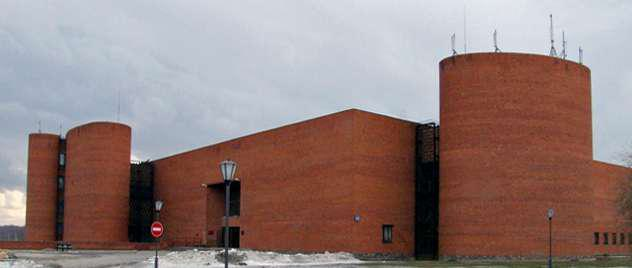
#> input picture fortress2.jpg, 632 x 268 px, found by its file name
$ jupyter execute --allow-errors 02_text_cloud_rus.ipynb   (shell and % lines are left out)
#> lines starting #> are read from the running program, lines starting #| are printed output that depends on the picture; after the words box and inside, x2 and y2 are one past the last pixel; in counts of white or black regions, pixels touching at a corner belong together
[cell 1]
import numpy as np
import pandas as pd
import re
import nltk
import matplotlib.pyplot as plt

from nltk import word_tokenize
#from nltk.probability import FreqDist
from nltk.corpus import stopwords
#from nltk.stem import WordNetLemmatizer
from pymystem3 import Mystem
from wordcloud import WordCloud

from PIL import Image
#from scipy.spatial import distance # для подсчета косинусного расстояния

nltk.download('wordnet')
#> (this line was passed over: nltk is not available in this run)
nltk.download('punkt_tab')
#> (this line was passed over: nltk is not available in this run)
nltk.download('stopwords')
#> (this line was passed over: nltk is not available in this run)

#> (a cell that did not finish here is left out)

[cell 3]
# open file
path = 'C:/Users/v.kozlovskiy/Desktop/DATAS/from_aug24/_ekklesiat_wc_and_other/to_git/'
#> (the rest of this cell did not finish here and is left out)

f = open(path + 'ecclesiastes_rus.txt', 'r', encoding='utf8')
text = f.read()
text

#> (a cell that did not finish here is left out)

#> (a cell that did not finish here is left out)

l = re.sub(r'[^а-я\']', ' ', ''.join(m.lemmatize(text_lower_by_sent[0])))
l = l.split()
v = ' '.join(l)
v

[cell 6]
# function for text filtration and lemmatization
def filtration(text):
  text = ''.join(m.lemmatize(text))
  text = re.sub(r'[^а-я\']', ' ', text)
  text = text.split()
  print('ok')
  return ' '.join(text)

#> (a cell that did not finish here is left out)

#> (a cell that did not finish here is left out)

#> (a cell that did not finish here is left out)

[cell 10]
### alterantive way without re
# [10 lines of commented-out code are left out]

#> (a cell that did not finish here is left out)

#> (a cell that did not finish here is left out)

#> (a cell that did not finish here is left out)

#> (a cell that did not finish here is left out)

[cell 15]
# simple wordcloud
plt.figure(figsize=(20,20))
#> (the rest of this cell did not finish here and is left out)

[cell 16]
# wordcloud with mask
from PIL import Image
original_image = Image.open(path + 'fortress2.jpg')
#> original_image is the input picture: PIL image 632x268 RGB; mean R, G, B 146.9, 125.6, 122.8
#image = original_image.resize([1500,1000])
image = original_image
image = image.convert("L")
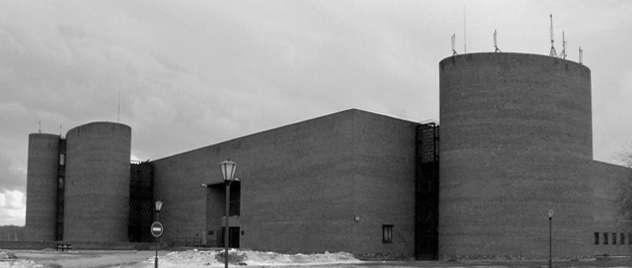
#> image: PIL image 632x268 L; min 0, max 254, mean 131.7
threshold = 100
image = image.point(
    lambda x: 255 if x > threshold else 0
)
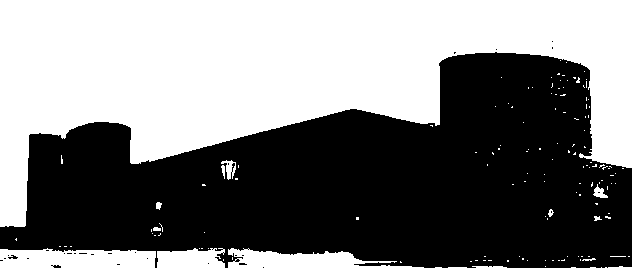
#> image: PIL image 632x268 L; 48.7% white; 144 white regions (130 under 20 px), largest, box (x1, y1, x2, y2) and area: (0, 0, 632, 227) 75659, (0, 248, 156, 268) 2680, (228, 248, 424, 268) 2160
image.show()

image = np.array(image)
image
